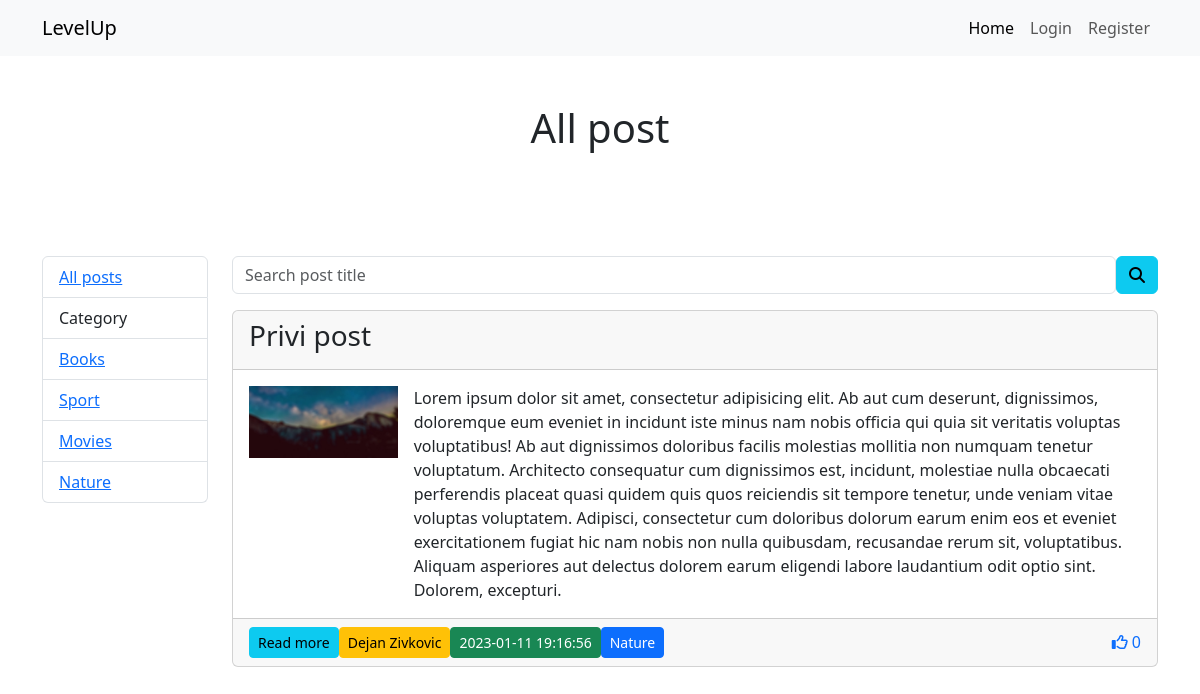
Before: / (signed in) with the older database file.
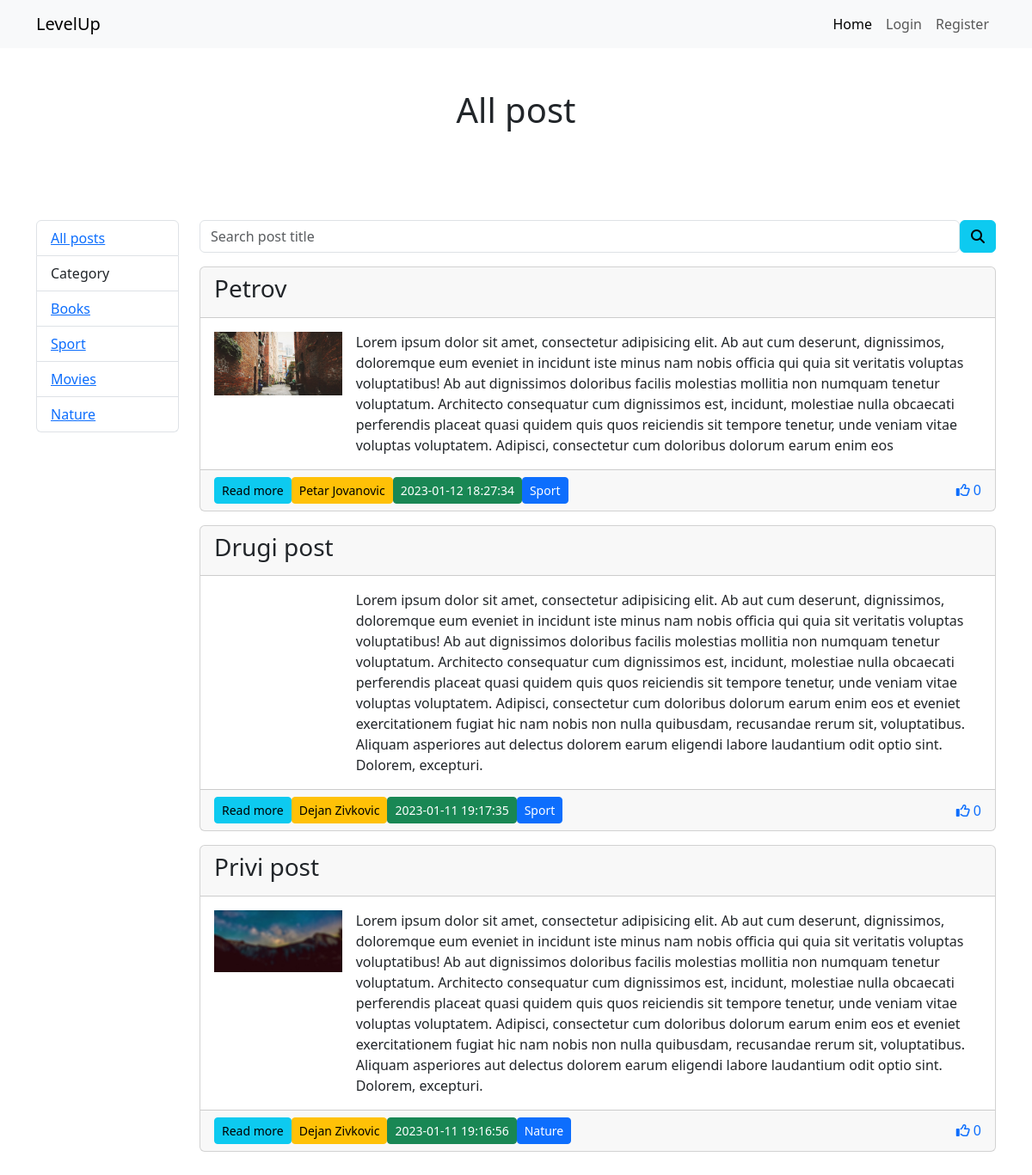
After: the same page with the newer database file.
### tables this page shows
CREATE TABLE `category` (
  `id` int(11) NOT NULL,
  `category` varchar(50) NOT NULL
);

CREATE TABLE `posts` (
  `id` int(11) NOT NULL,
  `title` varchar(255) NOT NULL,
  `text` text NOT NULL,
  `image` varchar(50) NOT NULL,
  `category_id` int(11) NOT NULL,
  `user_id` int(11) NOT NULL,
  `created_at` timestamp NOT NULL DEFAULT current_timestamp(),
  `update_at` timestamp NULL DEFAULT NULL,
  `public` int(11) NOT NULL DEFAULT 1
);

CREATE TABLE `users` (
  `id` int(11) NOT NULL,
  `first_name` varchar(50) NOT NULL,
  `last_name` varchar(50) NOT NULL,
  `email` varchar(60) NOT NULL,
  `password` varchar(60) NOT NULL,
  `gender` varchar(10) NOT NULL,
  `role` varchar(10) NOT NULL,
  `created_at` timestamp NOT NULL DEFAULT current_timestamp(),
  `update_at` timestamp NULL DEFAULT NULL
);

### index.php (called while the page is built, shortened)
<?php
require "core/init.php";
$user = $Users->getUser($_SESSION["id"]);
$all_category = $Post->getCategory();
$user_voting = $Post->userVoting($user->id);
if ($_SERVER["REQUEST_METHOD"] === "POST") {
    $all_post = $Post->searchPost($_POST["search"]);
} else {
    if (isset($_GET["user_id"])) {
        $all_post = $Post->getAllPublicUserPost($_GET["user_id"]);
    } else {
        $all_post = $Post->getAllPublicPost();
    }
}
require "views/index.view.php"
?>

### core/Post.php (called while the page is built, shortened)
<?php
class Post extends Connection
{
    public function getCategory()
    {
        $sql = "SELECT * FROM category";
        $query = $this->db->prepare($sql);
        $query->execute();
        return $query->fetchAll(PDO::FETCH_OBJ);
    }
    public function getAllPublicPost()
    {
        $sql = "SELECT p.*, u.first_name, u.last_name, c.category, COUNT(v.id) AS number_voting
                FROM posts p
                JOIN users u ON u.id = p.user_id
                JOIN category c ON c.id = p.category_id
                LEFT JOIN voting v ON v.post_id = p.id
                WHERE p.public = :public
                GROUP BY v.post_id, p.id
                ORDER BY p.created_at DESC
                ";
        $query = $this->db->prepare($sql);
        $query->execute(["public" => 1]);
        return $query->fetchAll(PDO::FETCH_OBJ);
    }
}
$Post = new Post(config);

### core/Connection.php (called while the page is built, shortened)
<?php
class Connection
{
    public function __construct($config)
    {
        try {
            $this->db = new PDO("mysql:host=" . $config["host"] . ";dbname=" . $config["database"], $config["user"], $config["password"]);
        } catch (PDOException $err) {
            die($err->getMessage());
        }
    }
}

### views/index.view.php (the view)
<?php require "includes/top.php" ?>
<?php require "includes/navbar.php" ?>
<div class="container">
    <h1 class="text-center py-5">All post</h1>
    <div class="row py-5">
        <div class="col-md-2">
            <?php require "includes/sidebar.php" ?>
        </div>
        <div class="col-md-10">
            <form class="d-flex mb-3" action="index.php" method="post">
                <input class="form-control" type="text" placeholder="Search post title" name="search">
                <button class="btn btn-info"><i class="fa-solid fa-magnifying-glass"></i></button>
            </form>
            <?php foreach ($all_post as $post): ?>
                <div id="<?php echo $post->id ?>" class="card mb-3">
                    <div class="card-header d-flex justify-content-between">
                        <h3><?php echo $post->title ?></h3>
                    </div>
                    <div class="card-body">
                        <div class="d-flex">
                            <div class="col-2 me-3">
                                <img class="img-fluid" src="<?php echo UPLOAD_DIR . $post->image ?>"
                                     alt="">
                            </div>
                            <div class="col"><?php echo $post->text ?></div>
                        </div>
                    </div>
                    <div class="card-footer d-flex align-items-center">
                        <a href="single_post.php?id=<?php echo $post->id ?>" class="btn btn-sm btn-info">Read more</a>
                        <a href="index.php?user_id=<?php echo $post->user_id ?>"
                           class="btn btn-sm btn-warning m-0"><?php echo $post->first_name . " " . $post->last_name ?></a>
                        <p class="btn btn-sm btn-success m-0"><?php echo $post->created_at ?></p>
                        <p class="btn btn-sm btn-primary m-0"><?php echo $post->category ?></p>
                        <a class="ms-auto text-decoration-none" href="voting.php?post_id=<?php echo $post->id ?>">
                            <?php if (isset($user_voting[$post->id])): ?>
                                <i class="fa-solid fa-thumbs-up"></i>
                            <?php else: ?>
                                <i class="fa-regular fa-thumbs-up"></i>
                            <?php endif; ?>
                            <?php echo $post->number_voting ?>
                        </a>
                    </div>
                </div>
            <?php endforeach; ?>
        </div>
    </div>
</div>
<?php require "includes/bottom.php" ?>

### views/includes/sidebar.php
<ul class="list-group">
    <li class="list-group-item"><a href="index.php">All posts</a></li>
    <li class="list-group-item">Category</li>
    <?php foreach ($all_category as $cat) : ?>
        <li class="list-group-item"><a href="user/add_post.php"><?php echo $cat->category ?></a></li>
    <?php endforeach; ?>
</ul>

Changed rows visible on the page:
added posts: title "Petrov", image (picture), text "Lorem ipsum dolor sit amet, consectetur adipisicing elit. Ab aut cum deserunt, dignissimos, doloremque eum eveniet in incidunt iste minus nam nobis officia qui quia sit veritatis voluptas voluptatibus! Ab aut dignissimos doloribus facilis molestias mollitia non numquam tenetur voluptatum. Architecto consequatur cum dignissimos est, incidunt, molestiae nulla obcaecati perferendis placeat quasi quidem quis quos reiciendis sit tempore tenetur, unde veniam vitae voluptas voluptatem. Adipisci, consectetur cum doloribus dolorum earum enim eos", user.first_name "Petar", user.last_name "Jovanovic", created_at "2023-01-12 18:27:34", category.category "Sport", number_voting "0"
now on this page (row edited): posts: title "Drugi post", text "Lorem ipsum dolor sit amet, consectetur adipisicing elit. Ab aut cum deserunt, dignissimos, doloremque eum eveniet in incidunt iste minus nam nobis officia qui quia sit veritatis voluptas voluptatibus! Ab aut dignissimos doloribus facilis molestias mollitia non numquam tenetur voluptatum. Architecto consequatur cum dignissimos est, incidunt, molestiae nulla obcaecati perferendis placeat quasi quidem quis quos reiciendis sit tempore tenetur, unde veniam vitae voluptas voluptatem. Adipisci, consectetur cum doloribus dolorum earum enim eos et eveniet exercitationem fugiat hic nam nobis non nulla quibusdam, recusandae rerum sit, voluptatibus. Aliquam asperiores aut delectus dolorem earum…", user.first_name "Dejan", user.last_name "Zivkovic", created_at "2023-01-11 19:17:35", category.category "Sport", number_voting "0"
